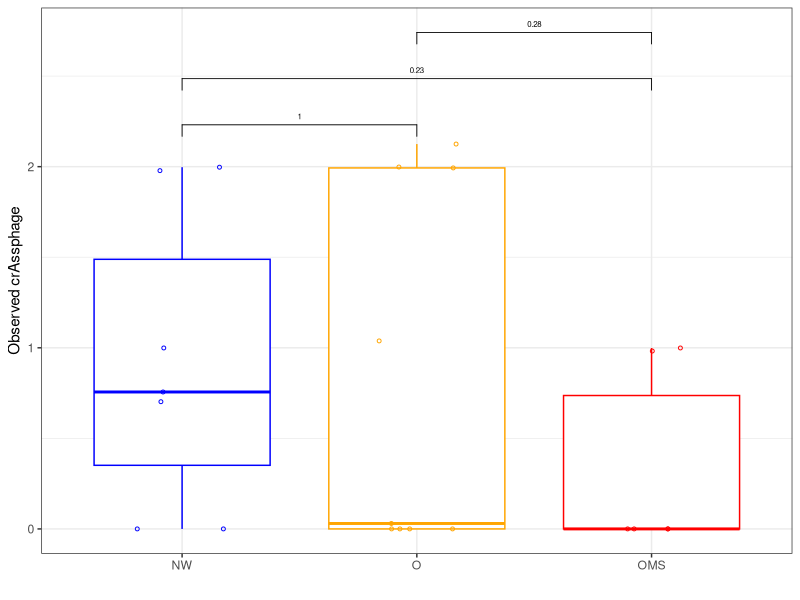
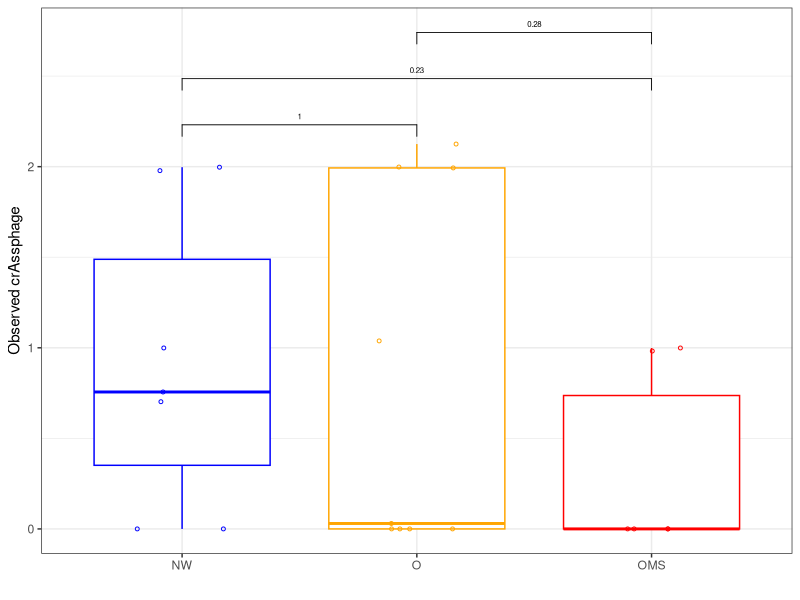
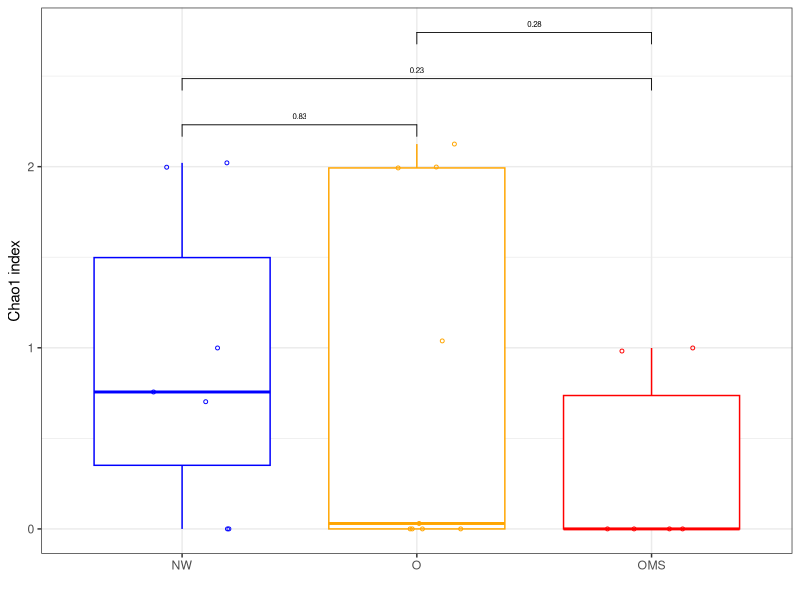
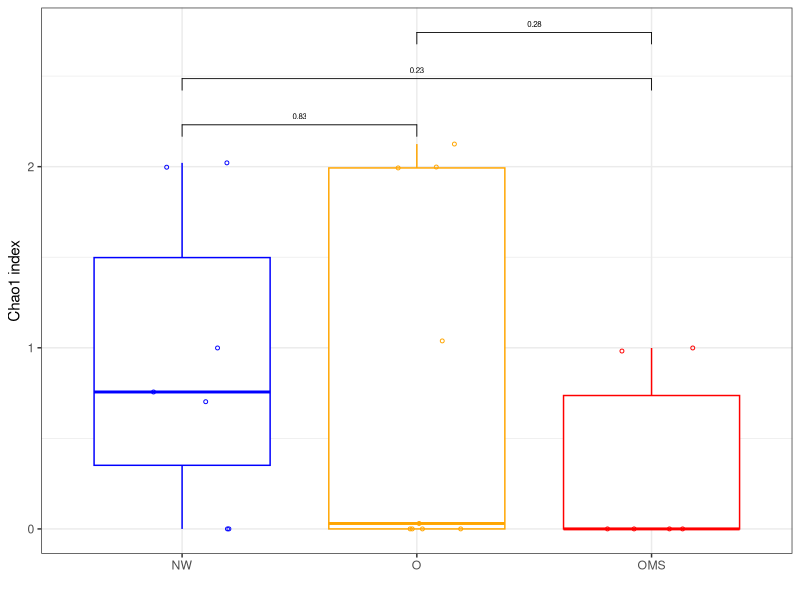
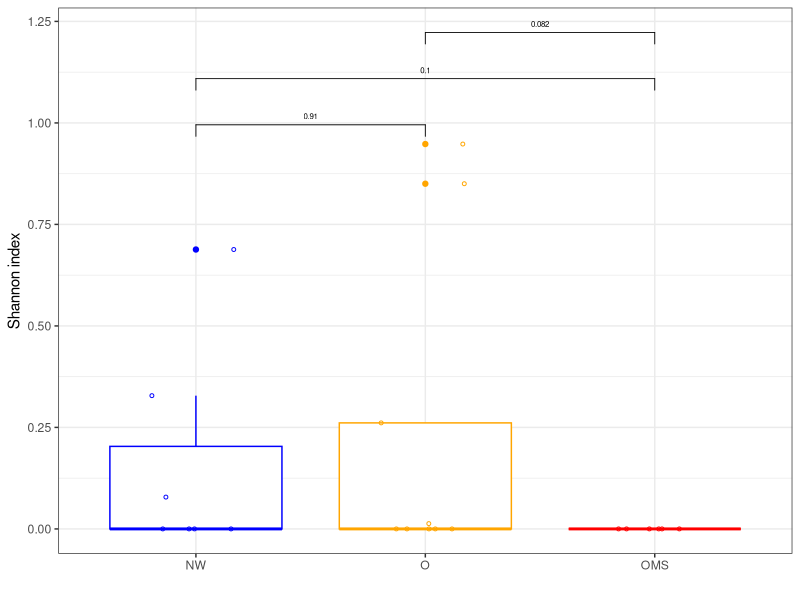
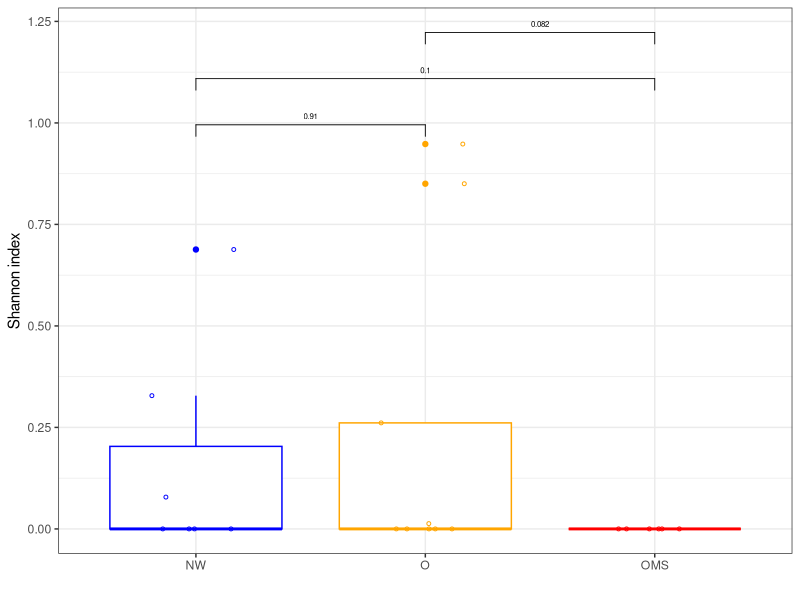
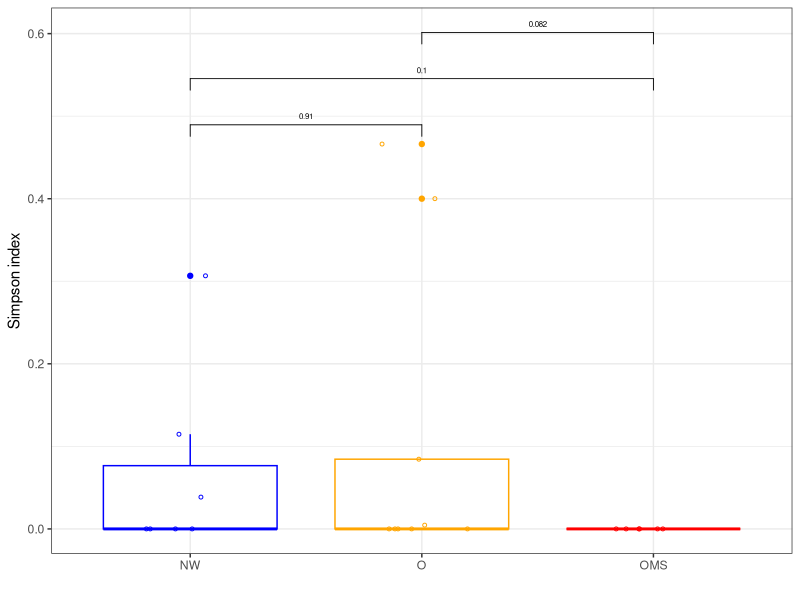
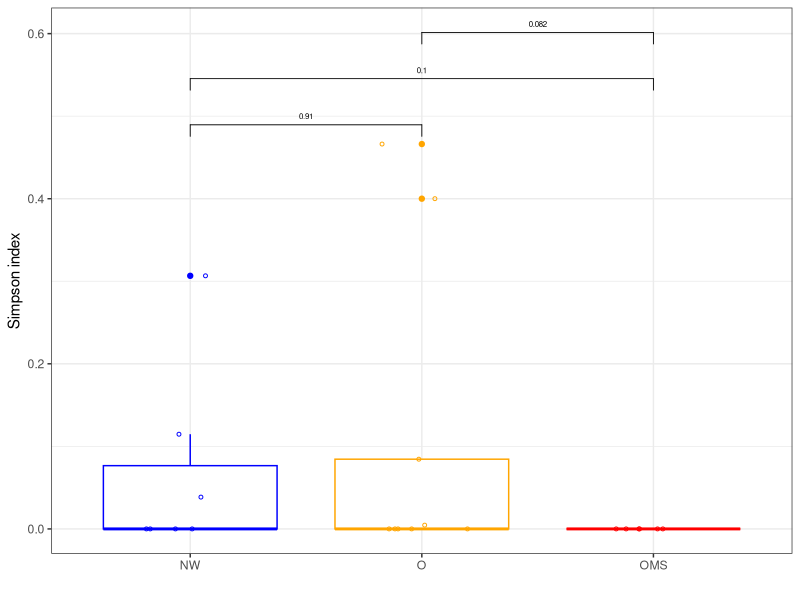

R code for these plots, in order:
## ---- chunk 1
knitr::opts_chunk$set(echo = TRUE, warning = FALSE, message = FALSE)
library("optparse")
library("ggplot2")
library("reshape")
require("gridExtra")
library("ggpubr")
## ---- chunk 2
# Data input
table <- read.table("allsamples_adiv_no-definido.tsv",
                    header=TRUE,
                    sep="\t",
                    row.names = 1)

# P-value groups
p_value <- list(c("NW", "O"), 
                    c("NW", "OMS"),
                    c("O", "OMS"))

# Colors
colors <- c("blue",
            "orange",
            "red")

theme_set(theme_bw())

# Boxplot Observed
boxplot_observed <- ggplot(table,
                           aes(x = group,
                               y = observed_otus)) +
  geom_boxplot(aes(color = group)) +
  geom_point(aes(color = group),
             size = 1,
             shape = 21,
             position = position_jitterdodge()) +
  labs(x="", 
       y="Observed crAssphage") +
  theme(legend.position = "none") +
  scale_color_manual(values = colors) +
  stat_compare_means(comparisons = p_value,
    method = "wilcox.test",
    size = 2)

ggsave("boxplot_no-definido_observed_comp.svg")
  print(boxplot_observed)
dev.off()

# Boxplot Chao1
boxplot_chao1 <- ggplot(table,
                           aes(x = group,
                               y = chao1)) +
  geom_boxplot(aes(color = group)) +
  geom_point(aes(color = group),
             size = 1,
             shape = 21,
             position = position_jitterdodge()) +
  labs(x="", 
       y="Chao1 index") +
  theme(legend.position = "none") +
  scale_color_manual(values = colors) +
  stat_compare_means(comparisons = p_value,
    method = "wilcox.test",
    size = 2)

ggsave("boxplot_no-definido_chao1_comp.svg")
  print(boxplot_chao1)
dev.off()

# Boxplot Shannon
boxplot_shannon <- ggplot(table,
                           aes(x = group,
                               y = shannon)) +
  geom_boxplot(aes(color = group)) +
  geom_point(aes(color = group),
             size = 1,
             shape = 21,
             position = position_jitterdodge()) +
  labs(x="", 
       y="Shannon index") +
  theme(legend.position = "none") +
  scale_color_manual(values = colors) +
  stat_compare_means(comparisons = p_value,
    method = "wilcox.test",
    size = 2)

ggsave("boxplot_no-definido_shannon_comp.svg")
  print(boxplot_shannon)
dev.off()

# Boxplot Simpson
boxplot_simpson <- ggplot(table,
                           aes(x = group,
                               y = simpson)) +
  geom_boxplot(aes(color = group)) +
  geom_point(aes(color = group),
             size = 1,
             shape = 21,
             position = position_jitterdodge()) +
  labs(x="", 
       y="Simpson index") +
  theme(legend.position = "none") +
  scale_color_manual(values = colors) +
  stat_compare_means(comparisons = p_value,
    method = "wilcox.test",
    size = 2)

ggsave("boxplot_no-definido_simpson_comp.svg")
  print(boxplot_simpson)
dev.off()

# Boxplot Goods Coverage
boxplot_goods_coverage <- ggplot(table,
                           aes(x = group,
                               y = goods_coverage)) +
  geom_boxplot(aes(color = group)) +
  geom_point(aes(color = group),
             size = 1,
             shape = 21,
             position = position_jitterdodge()) +
  labs(x="", 
       y="Goods Coverage index") +
  theme(legend.position = "none") +
  scale_color_manual(values = colors) +
  stat_compare_means(comparisons = p_value,
    method = "wilcox.test",
    size = 2)

ggsave("boxplot_no-definido_goods_coverage_comp.svg")
  print(boxplot_goods_coverage)
dev.off()
## ---- chunk 3
boxplot_observed
## ---- chunk 4
boxplot_chao1
## ---- chunk 5
boxplot_shannon
## ---- chunk 6
boxplot_simpson
## ---- chunk 7
boxplot_goods_coverage
